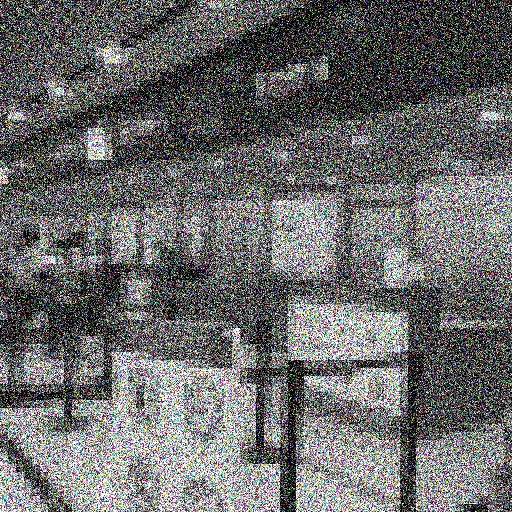
#> input picture DataAugmentation/pythonProject/trainB/airport_02_2_noise.jpg, 512 x 512 px, found by its file name; its folder holds only this picture in this run
$ python image_improve.py
#> lines starting #> are read from the running program, lines starting #| are printed output that depends on the picture
# -*- coding: utf-8 -*-
import cv2
import numpy as np
import os.path
import copy


# 椒盐噪声
def SaltAndPepper(src, percetage):
    SP_NoiseImg = src.copy()
    SP_NoiseNum = int(percetage * src.shape[0] * src.shape[1])
    for i in range(SP_NoiseNum):
        randR = np.random.randint(0, src.shape[0] - 1)
        randG = np.random.randint(0, src.shape[1] - 1)
        randB = np.random.randint(0, 3)
        if np.random.randint(0, 1) == 0:
            SP_NoiseImg[randR, randG, randB] = 0
        else:
            SP_NoiseImg[randR, randG, randB] = 255
    return SP_NoiseImg


# 高斯噪声
def addGaussianNoise(image, percetage):
    G_Noiseimg = image.copy()
    w = image.shape[1]
    h = image.shape[0]
    G_NoiseNum = int(percetage * image.shape[0] * image.shape[1])
    for i in range(G_NoiseNum):
        temp_x = np.random.randint(0, h)
        temp_y = np.random.randint(0, w)
        G_Noiseimg[temp_x][temp_y][np.random.randint(3)] = np.random.randn(1)[0]
    return G_Noiseimg


# 昏暗
def darker(image, percetage=0.9):
    image_copy = image.copy()
    w = image.shape[1]
    h = image.shape[0]
    # get darker
    for xi in range(0, w):
        for xj in range(0, h):
            image_copy[xj, xi, 0] = int(image[xj, xi, 0] * percetage)
            image_copy[xj, xi, 1] = int(image[xj, xi, 1] * percetage)
            image_copy[xj, xi, 2] = int(image[xj, xi, 2] * percetage)
    return image_copy


# 亮度
def brighter(image, percetage=1.5):
    image_copy = image.copy()
    w = image.shape[1]
    h = image.shape[0]
    # get brighter
    for xi in range(0, w):
        for xj in range(0, h):
            image_copy[xj, xi, 0] = np.clip(int(image[xj, xi, 0] * percetage), a_max=255, a_min=0)
            image_copy[xj, xi, 1] = np.clip(int(image[xj, xi, 1] * percetage), a_max=255, a_min=0)
            image_copy[xj, xi, 2] = np.clip(int(image[xj, xi, 2] * percetage), a_max=255, a_min=0)
    return image_copy


# 旋转
def rotate(image, angle, center=None, scale=1.0):
    (h, w) = image.shape[:2]
    # If no rotation center is specified, the center of the image is set as the rotation center
    if center is None:
        center = (w / 2, h / 2)
    m = cv2.getRotationMatrix2D(center, angle, scale)
    rotated = cv2.warpAffine(image, m, (w, h))
    return rotated


# 翻转
def flip(image):
    flipped_image = np.fliplr(image)
    return flipped_image


# 图片文件夹路径
file_dir = r'C:/Users/ASUS/Desktop/cyclegan/pythonProject/trainB/'
for img_name in os.listdir(file_dir):
    img_path = file_dir + img_name
    img = cv2.imread(img_path)
#> img is the input picture: shape (512, 512, 3); mean B, G, R 106.7, 106.5, 106.6
    # cv2.imshow("1",img)
    # cv2.waitKey(5000)
    # 旋转
    rotated_90 = rotate(img, 90)
#> in rotate, `rotated = cv2.warpAffine(image, m, (w, h))`:
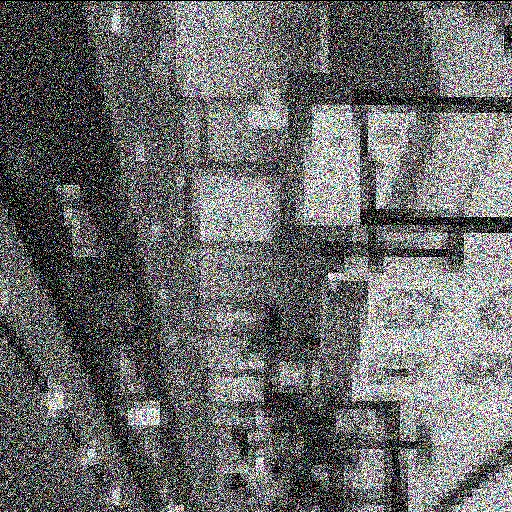
#> rotated: shape (512, 512, 3); mean B, G, R 106.5, 106.3, 106.4
    cv2.imwrite(file_dir + img_name[0:-4] + '_r90.jpg', rotated_90)
    rotated_180 = rotate(img, 180)
#> call 2 of rotate, with angle = 180, scale = 1
#> in rotate (call 2), `rotated = cv2.warpAffine(image, m, (w, h))`:
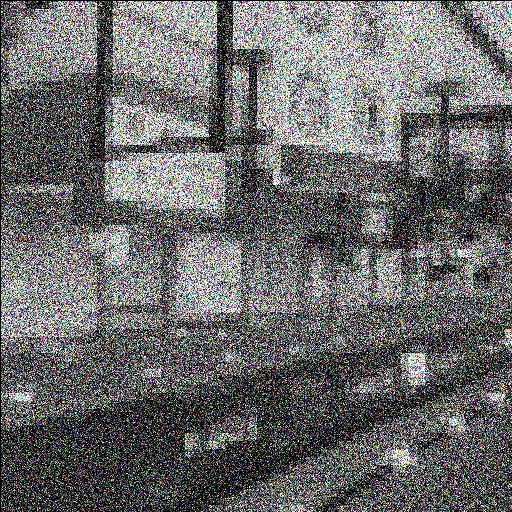
#> rotated: shape (512, 512, 3); mean B, G, R 106.3, 106.2, 106.2
    cv2.imwrite(file_dir + img_name[0:-4] + '_r180.jpg', rotated_180)

for img_name in os.listdir(file_dir):
    img_path = file_dir + img_name
    img = cv2.imread(img_path)
    # 镜像
    flipped_img = flip(img)
#> in flip, `flipped_image = np.fliplr(image)`:
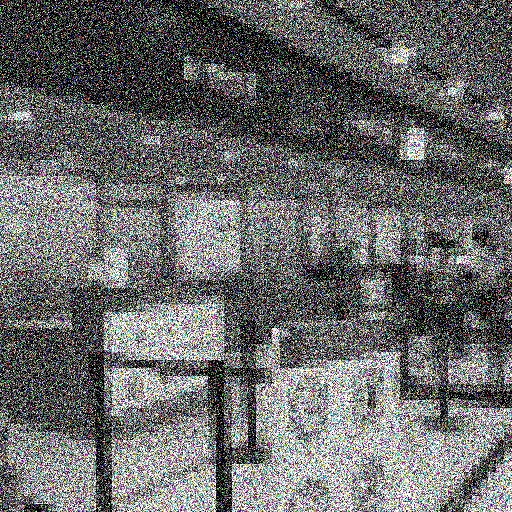
#> flipped_image: shape (512, 512, 3); mean B, G, R 106.7, 106.5, 106.6
    cv2.imwrite(file_dir + img_name[0:-4] + '_fli.jpg', flipped_img)

    # 增加噪声
    # img_salt = SaltAndPepper(img, 0.3)
    # cv2.imwrite(file_dir + img_name[0:7] + '_salt.jpg', img_salt)
    img_gauss = addGaussianNoise(img, 0.3)
#> after the loop in addGaussianNoise, `for i in range(G_NoiseNum):`:
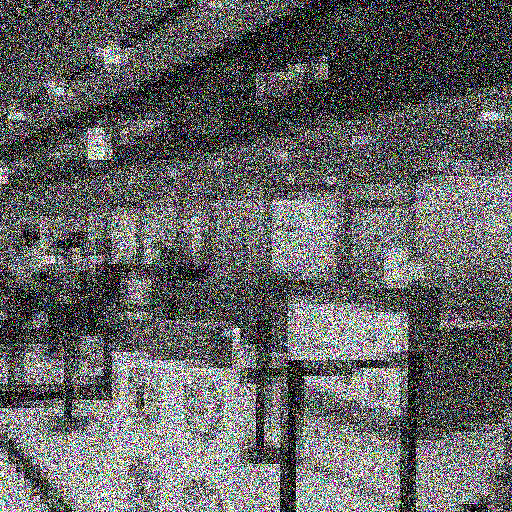
#> G_Noiseimg: shape (512, 512, 3); mean B, G, R 100.4, 100.3, 100.4
    cv2.imwrite(file_dir + img_name[0:-4] + '_noise.jpg', img_gauss)

    # 变亮、变暗
    img_darker = darker(img)
#> after the loop in darker, `for xi in range(0, w):`:
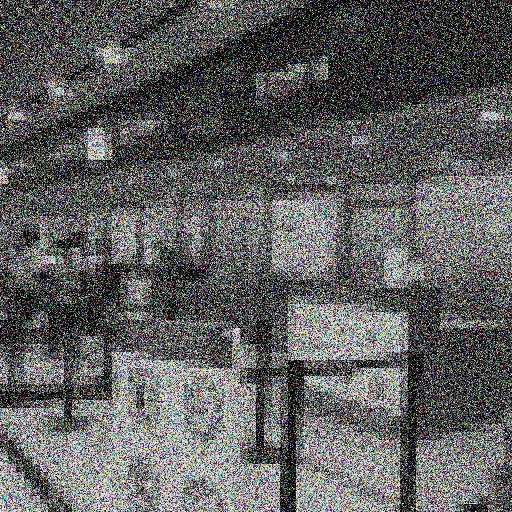
#> image_copy: shape (512, 512, 3); mean B, G, R 95.6, 95.5, 95.5
    cv2.imwrite(file_dir + img_name[0:-4] + '_darker.jpg', img_darker)
    img_brighter = brighter(img)
#> after the loop in brighter, `for xi in range(0, w):`:
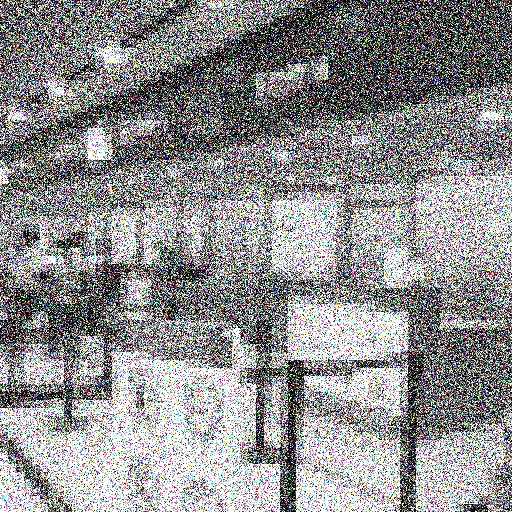
#> image_copy: shape (512, 512, 3); mean B, G, R 144, 143, 143.4
    cv2.imwrite(file_dir + img_name[0:-4] + '_brighter.jpg', img_brighter)

    blur = cv2.GaussianBlur(img, (7, 7), 1.5)
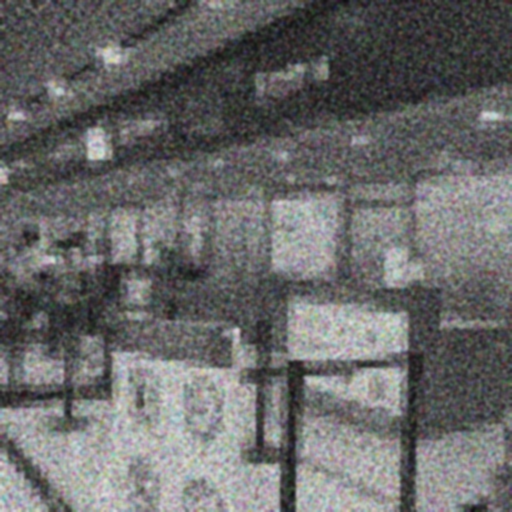
#> blur: shape (512, 512, 3); mean B, G, R 106.7, 106.6, 106.6
    #      cv2.GaussianBlur(图像，卷积核，标准差）
    cv2.imwrite(file_dir + img_name[0:-4] + '_blur.jpg', blur)

$ run again, on DataAugmentation/pythonProject/trainB/animal_02_2_r180_noise.jpg
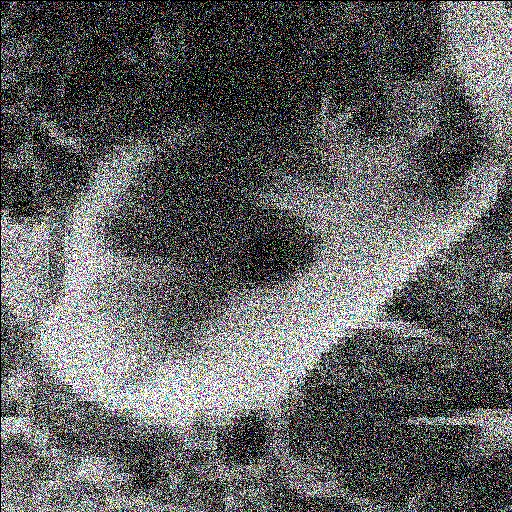
#> input picture DataAugmentation/pythonProject/trainB/animal_02_2_r180_noise.jpg, 512 x 512 px, found by its file name
#> img is the input picture: shape (512, 512, 3); mean B, G, R 96.2, 95.8, 96.1
#> after the loop in brighter, `for xi in range(0, w):`:
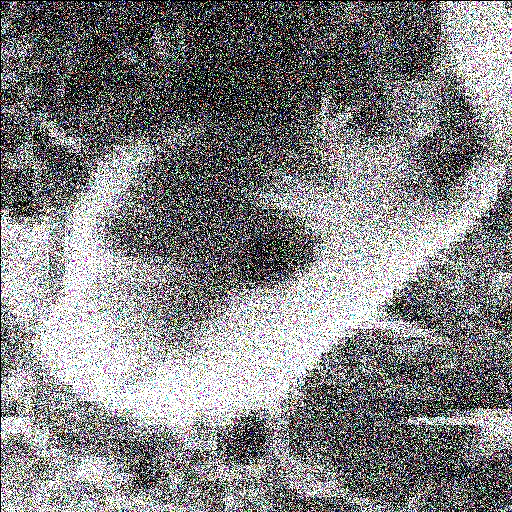
#> image_copy: shape (512, 512, 3); mean B, G, R 130.4, 129.3, 129.9
#> `blur = cv2.GaussianBlur(img, (7, 7), 1.5)`:
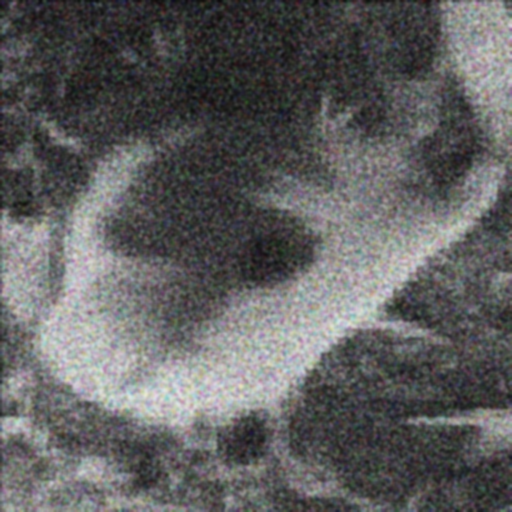
#> blur: shape (512, 512, 3); mean B, G, R 96.3, 95.9, 96.2

$ run again, on DataAugmentation/pythonProject/trainB/animal_02_2_r90_noise.jpg
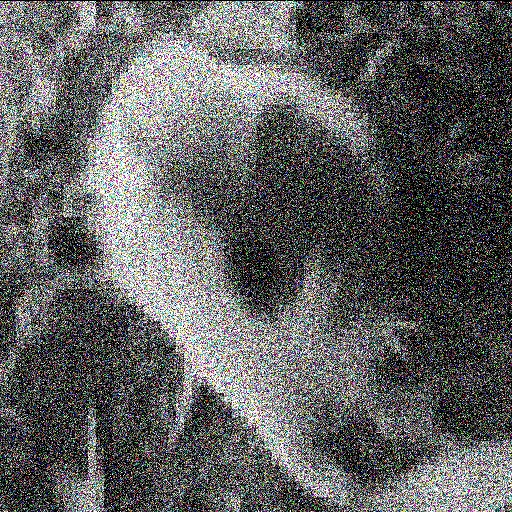
#> input picture DataAugmentation/pythonProject/trainB/animal_02_2_r90_noise.jpg, 512 x 512 px, found by its file name
#> img is the input picture: shape (512, 512, 3); mean B, G, R 96.4, 96.2, 96.3
#> after the loop in brighter, `for xi in range(0, w):`:
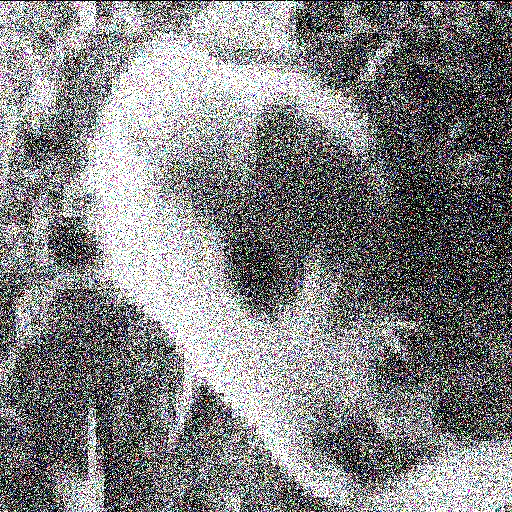
#> image_copy: shape (512, 512, 3); mean B, G, R 130.7, 129.7, 130.1
#> `blur = cv2.GaussianBlur(img, (7, 7), 1.5)`:
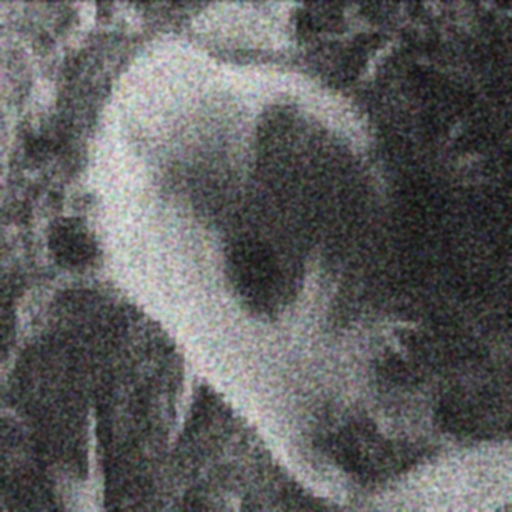
#> blur: shape (512, 512, 3); mean B, G, R 96.5, 96.2, 96.4

$ run again, on DataAugmentation/pythonProject/trainB/blackboard_02_2_noise.jpg
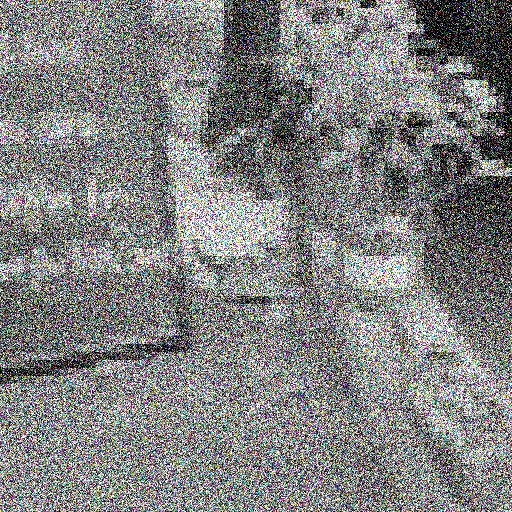
#> input picture DataAugmentation/pythonProject/trainB/blackboard_02_2_noise.jpg, 512 x 512 px, found by its file name
#> img is the input picture: shape (512, 512, 3); mean B, G, R 129.2, 129.4, 129.2
#> `blur = cv2.GaussianBlur(img, (7, 7), 1.5)`:
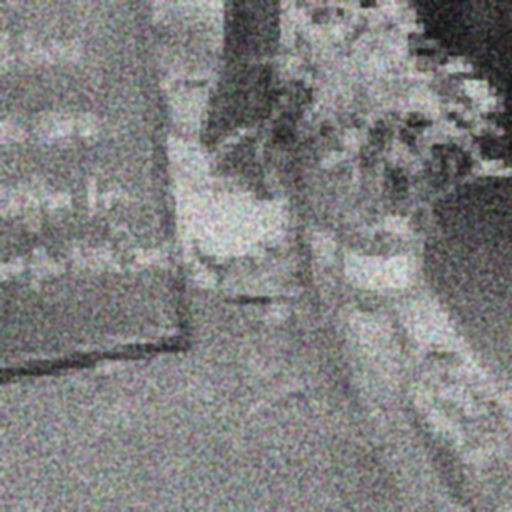
#> blur: shape (512, 512, 3); mean B, G, R 129.2, 129.4, 129.2
